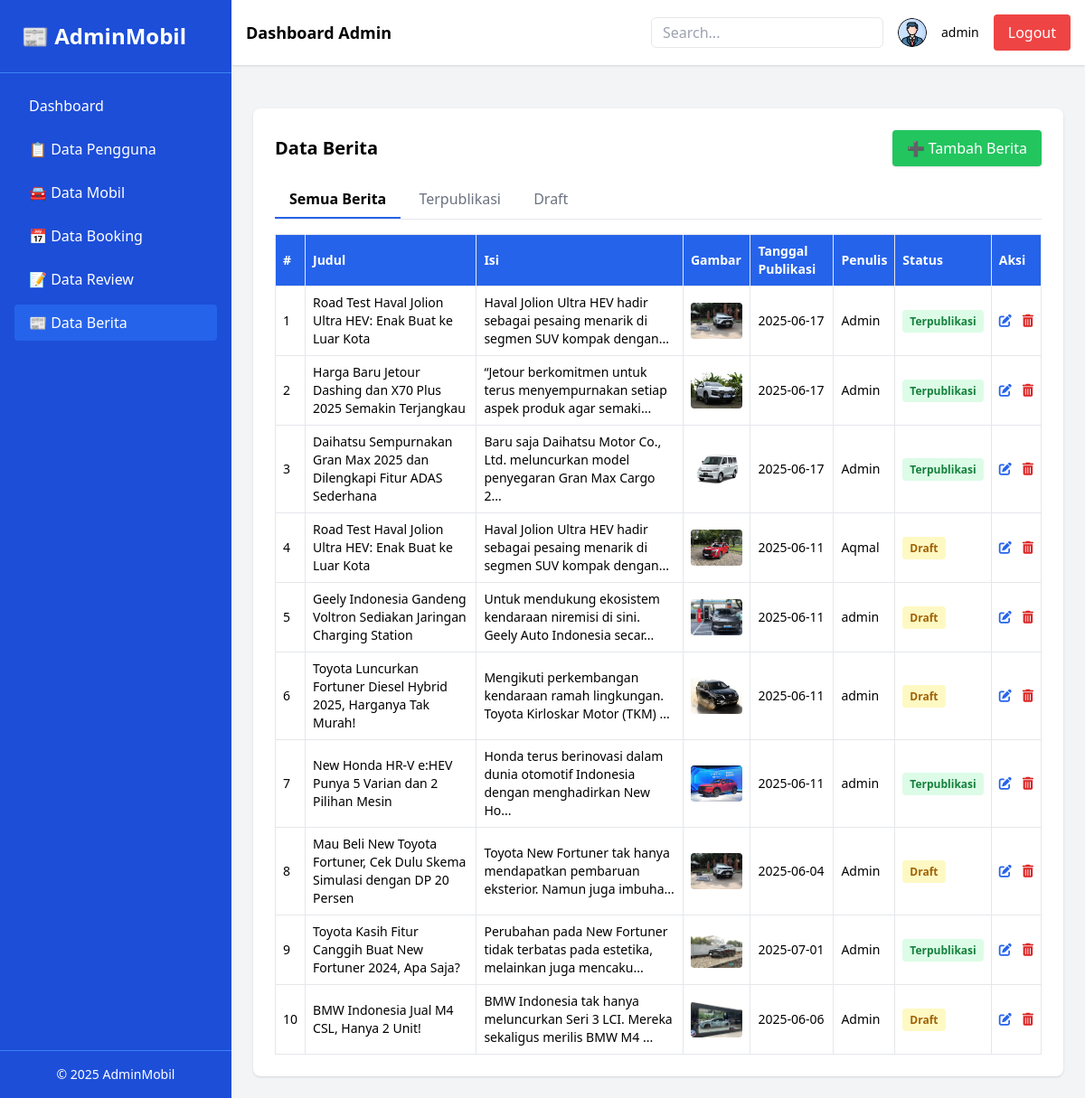
The app's page /admin/dataBerita.php (signed in) with its own data.
### tables this page shows
CREATE TABLE `berita` (
  `id` int(11) NOT NULL,
  `judul` varchar(255) DEFAULT NULL,
  `isi` text DEFAULT NULL,
  `gambar` varchar(255) DEFAULT NULL,
  `tanggal_publikasi` date DEFAULT NULL,
  `penulis` varchar(100) DEFAULT NULL,
  `status` enum('draft','publikasi') DEFAULT 'draft',
  `mobil_id` int(11) NOT NULL
);

### admin/dataBerita.php (the view, shortened to what this page needs)
<?php
require 'config/db.php';
$status_filter = '';
$result = mysqli_query($conn, "SELECT * FROM berita $status_filter ORDER BY id DESC");
?>
<!DOCTYPE html>
<html lang="id">
<head>
  <script src="https://cdn.tailwindcss.com"></script>
  <link rel="stylesheet" href="https://cdnjs.cloudflare.com/ajax/libs/font-awesome/6.5.0/css/all.min.css" />
</head>
<body class="bg-gray-100 min-h-screen">
  <div class="flex min-h-screen">
    <aside class="w-64 bg-blue-700 text-white flex flex-col">
      <div class="p-6 text-2xl font-bold border-b border-blue-500">📰 AdminMobil</div>
      <nav class="flex-1 p-4 space-y-2">
        <a href="dashboardAdmin.php" class="block px-4 py-2 rounded hover:bg-blue-600">Dashboard</a>
        <a href="dataPengguna.php" class="block px-4 py-2 rounded hover:bg-blue-600">📋 Data Pengguna</a>
        <a href="dataMobil.php" class="block px-4 py-2 rounded hover:bg-blue-600">🚘 Data Mobil</a>
        <a href="dataBooking.php" class="block px-4 py-2 rounded hover:bg-blue-600">📅 Data Booking</a>
        <a href="dataReview.php" class="block px-4 py-2 rounded hover:bg-blue-600">📝 Data Review</a>
        <a href="dataBerita.php" class="block px-4 py-2 rounded bg-blue-600">📰 Data Berita</a>
      </nav>
      <div class="p-4 text-sm text-center border-t border-blue-500">&copy; 2025 AdminMobil</div>
    </aside>
    <div class="flex-1 flex flex-col">
      <header class="bg-white p-4 shadow flex justify-between items-center mb-6">
        <div class="text-lg font-semibold">Dashboard Admin</div>
        <div class="flex items-center space-x-4">
          <input type="text" placeholder="Search..." class="px-3 py-1 border rounded-md" />
          <img src="assets/img/logo.png" alt="Admin" class="w-8 h-8 rounded-full" />
          <span class="text-sm"><?= htmlspecialchars($_SESSION['admin_username']) ?></span>
          <button id="logoutBtn" class="px-4 py-2 rounded bg-red-500 hover:bg-red-600 text-white">Logout</button>
        </div>
      </header>
      <main class="p-6 overflow-auto">
        <div class="bg-white shadow rounded-lg p-6">
          <div class="flex justify-between items-center mb-4">
            <h2 class="text-xl font-semibold">Data Berita</h2>
            <a href="tambahBerita.php" class="bg-green-500 hover:bg-green-600 text-white px-4 py-2 rounded shadow">➕ Tambah Berita</a>
          </div>
          <div class="mb-4 border-b">
            <a href="dataBerita.php" class="inline-block px-4 py-2 <?= !isset($_GET['tab']) ? 'border-b-2 border-blue-600 font-semibold' : 'text-gray-500' ?>">Semua Berita</a>
            <a href="dataBerita.php?tab=publikasi" class="inline-block px-4 py-2 <?= ($_GET['tab'] ?? '') === 'publikasi' ? 'border-b-2 border-blue-600 font-semibold' : 'text-gray-500' ?>">Terpublikasi</a>
            <a href="dataBerita.php?tab=draft" class="inline-block px-4 py-2 <?= ($_GET['tab'] ?? '') === 'draft' ? 'border-b-2 border-blue-600 font-semibold' : 'text-gray-500' ?>">Draft</a>
          </div>
          <div class="overflow-x-auto">
            <table class="min-w-full text-sm text-left border border-gray-200">
              <thead class="bg-blue-600 text-white">
                <tr>
                  <th class="p-2 border">#</th>
                  <th class="p-2 border">Judul</th>
                  <th class="p-2 border">Isi</th>
                  <th class="p-2 border">Gambar</th>
                  <th class="p-2 border">Tanggal Publikasi</th>
                  <th class="p-2 border">Penulis</th>
                  <th class="p-2 border">Status</th>
                  <th class="p-2 border">Aksi</th>
                </tr>
              </thead>
              <tbody>
                <?php $no = 1; while ($row = mysqli_fetch_assoc($result)): ?>
                  <tr class="hover:bg-gray-100">
                    <td class="p-2 border"><?= $no++ ?></td>
                    <td class="p-2 border"><?= htmlspecialchars($row['judul']) ?></td>
                    <td class="p-2 border"><?= substr(strip_tags($row['isi']), 0, 80) ?>...</td>
                    <td class="p-2 border">
                      <?php if (!empty($row['gambar'])): ?>
                        <img src="uploads/<?= htmlspecialchars($row['gambar']) ?>" alt="Gambar" class="w-16 h-10 object-cover rounded" />
                      <?php else: ?>
                        <span class="text-gray-400 italic">Tidak ada</span>
                      <?php endif; ?>
                    </td>
                    <td class="p-2 border"><?= htmlspecialchars($row['tanggal_publikasi']) ?></td>
                    <td class="p-2 border"><?= htmlspecialchars($row['penulis']) ?></td>
                    <td class="p-2 border">
                      <?php if ($row['status'] === 'publikasi'): ?>
                        <span class="px-2 py-1 text-xs font-semibold text-green-700 bg-green-100 rounded">Terpublikasi</span>
                      <?php elseif ($row['status'] === 'draft'): ?>
                        <span class="px-2 py-1 text-xs font-semibold text-yellow-700 bg-yellow-100 rounded">Draft</span>
                      <?php else: ?>
                        <span class="text-gray-500 italic">Tidak diketahui</span>
                      <?php endif; ?>
                    </td>
                    <td class="p-2 border whitespace-nowrap">
                      <div class="flex gap-3">
                        <a href="editBerita.php?id=<?= $row['id'] ?>" class="text-blue-600 hover:text-blue-800" title="Edit">
                          <i class="fas fa-edit"></i>
                        </a>
                        <a href="#" onclick="confirmHapus(<?= $row['id'] ?>)" class="text-red-600 hover:text-red-800" title="Hapus">
                          <i class="fas fa-trash-alt"></i>
                        </a>
                      </div>
                    </td>
                  </tr>
                <?php endwhile; ?>
              </tbody>
            </table>
          </div>
        </div>
      </main>
    </div>
  </div>
</body>
</html>

### records on screen
berita: judul "Road Test Haval Jolion Ultra HEV: Enak Buat ke Luar Kota", isi "Haval Jolion Ultra HEV hadir sebagai pesaing menarik di segmen SUV kompak dengan", gambar (picture), tanggal_publikasi "2025-06-17", penulis "Admin", status "Terpublikasi"
berita: judul "Harga Baru Jetour Dashing dan X70 Plus 2025 Semakin Terjangkau", isi "“Jetour berkomitmen untuk terus menyempurnakan setiap aspek produk agar semaki", gambar (picture), tanggal_publikasi "2025-06-17", penulis "Admin", status "Terpublikasi"
berita: judul "Daihatsu Sempurnakan Gran Max 2025 dan Dilengkapi Fitur ADAS Sederhana", isi "Baru saja Daihatsu Motor Co., Ltd. meluncurkan model penyegaran Gran Max Cargo 2", gambar (picture), tanggal_publikasi "2025-06-17", penulis "Admin", status "Terpublikasi"
berita: judul "Road Test Haval Jolion Ultra HEV: Enak Buat ke Luar Kota", isi "Haval Jolion Ultra HEV hadir sebagai pesaing menarik di segmen SUV kompak dengan", gambar (picture), tanggal_publikasi "2025-06-11", penulis "Aqmal", status "Draft"
berita: judul "Geely Indonesia Gandeng Voltron Sediakan Jaringan Charging Station", isi "Untuk mendukung ekosistem kendaraan niremisi di sini. Geely Auto Indonesia secar", gambar (picture), tanggal_publikasi "2025-06-11", penulis "admin", status "Draft"
berita: judul "Toyota Luncurkan Fortuner Diesel Hybrid 2025, Harganya Tak Murah!", isi "Mengikuti perkembangan kendaraan ramah lingkungan. Toyota Kirloskar Motor (TKM)", gambar (picture), tanggal_publikasi "2025-06-11", penulis "admin", status "Draft"
berita: judul "New Honda HR-V e:HEV Punya 5 Varian dan 2 Pilihan Mesin", isi "Honda terus berinovasi dalam dunia otomotif Indonesia dengan menghadirkan New Ho", gambar (picture), tanggal_publikasi "2025-06-11", penulis "admin", status "Terpublikasi"
berita: judul "Mau Beli New Toyota Fortuner, Cek Dulu Skema Simulasi dengan DP 20 Persen", isi "Toyota New Fortuner tak hanya mendapatkan pembaruan eksterior. Namun juga imbuha", gambar (picture), tanggal_publikasi "2025-06-04", penulis "Admin", status "Draft"
berita: judul "Toyota Kasih Fitur Canggih Buat New Fortuner 2024, Apa Saja?", isi "Perubahan pada New Fortuner tidak terbatas pada estetika, melainkan juga mencaku", gambar (picture), tanggal_publikasi "2025-07-01", penulis "Admin", status "Terpublikasi"
berita: judul "BMW Indonesia Jual M4 CSL, Hanya 2 Unit!", isi "BMW Indonesia tak hanya meluncurkan Seri 3 LCI. Mereka sekaligus merilis BMW M4", gambar (picture), tanggal_publikasi "2025-06-06", penulis "Admin", status "Draft"

### other values on screen
$_SESSION['admin_username'] "admin"
